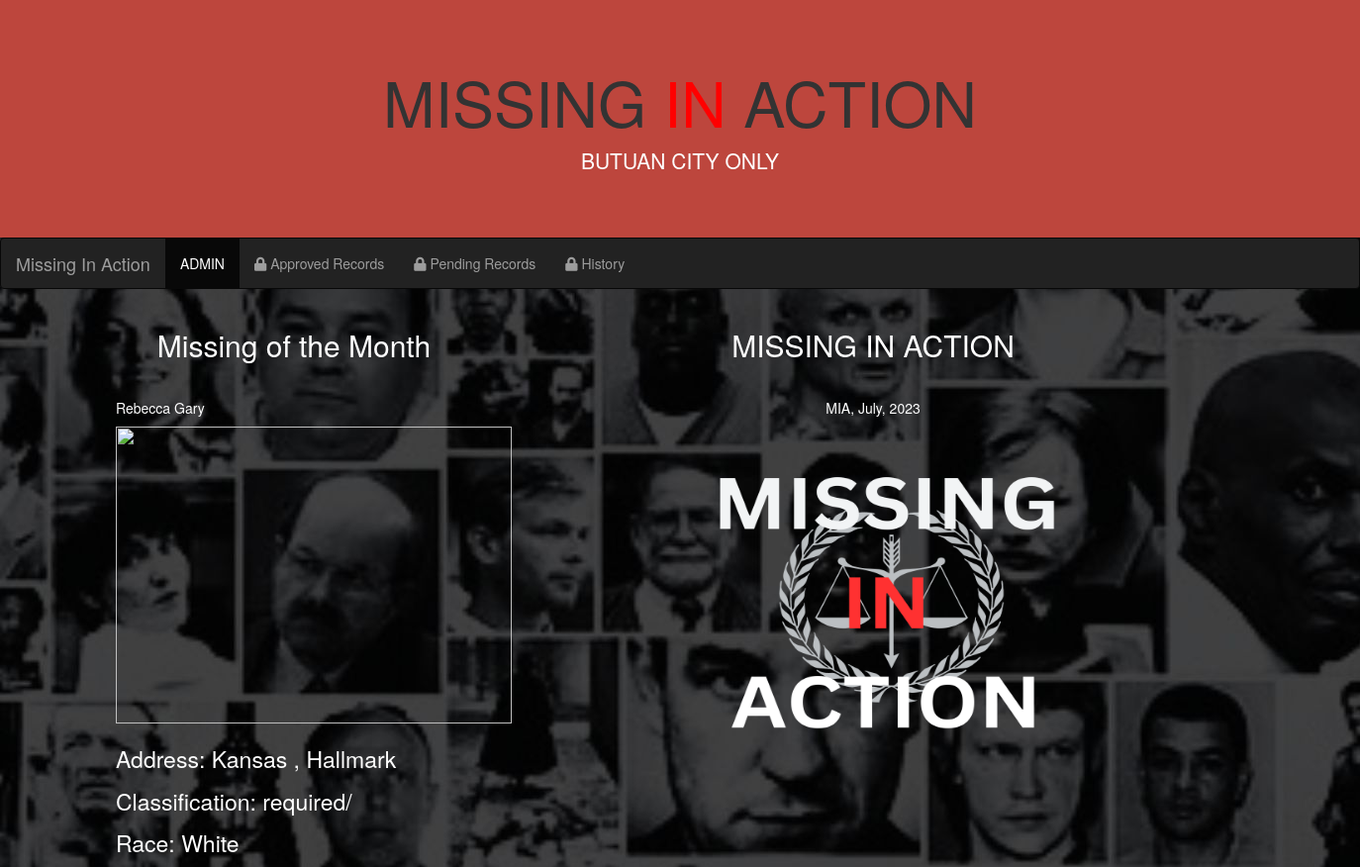
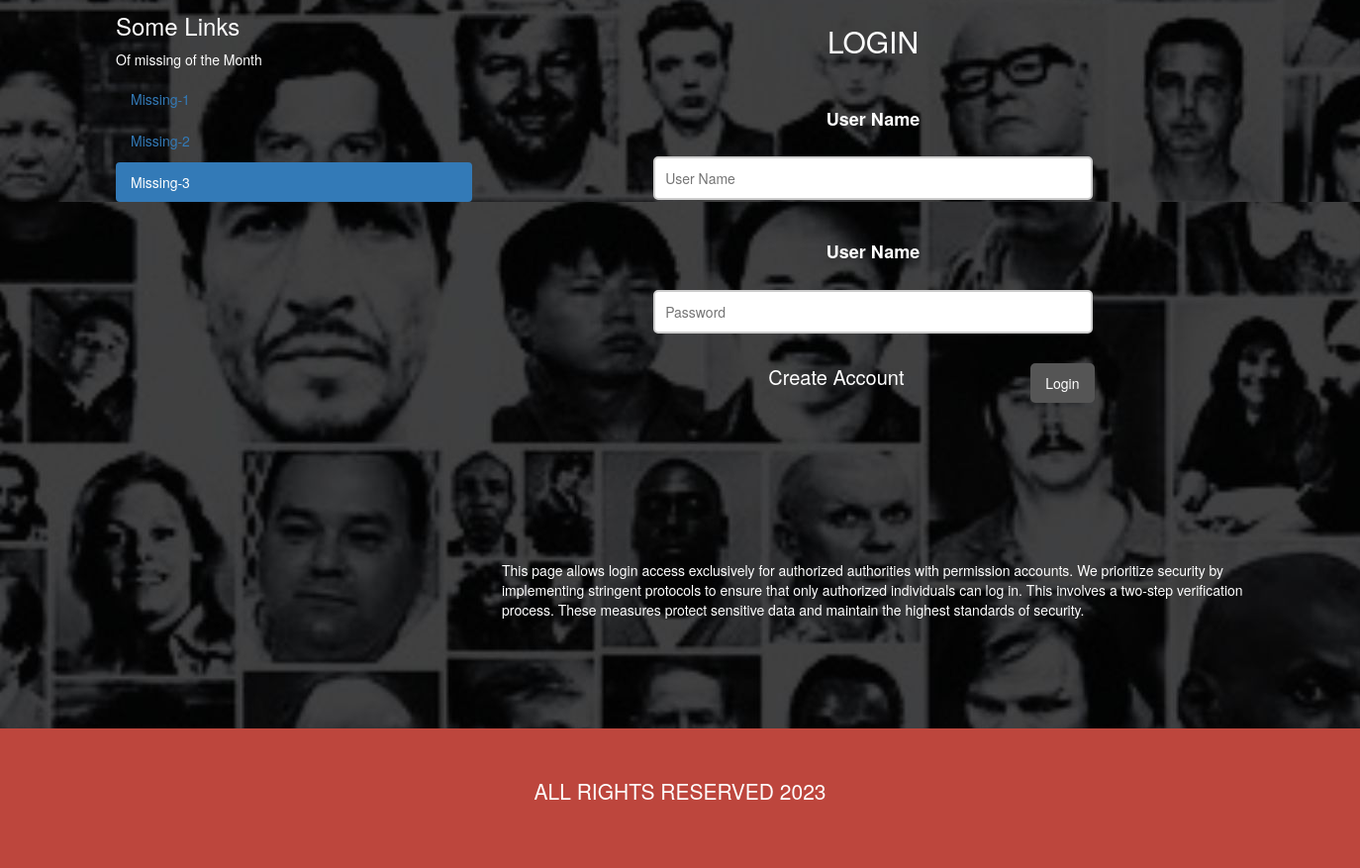
The app's page /login3.php with its own data (2 pictures, top to bottom).
### tables this page shows
CREATE TABLE `records_app` (
  `id` int(11) NOT NULL,
  `images` text NOT NULL,
  `name` varchar(100) NOT NULL,
  `middle_name` varchar(100) NOT NULL,
  `last_name` varchar(100) NOT NULL,
  `suffix` varchar(40) NOT NULL,
  `sex` varchar(10) NOT NULL,
  `missing_since` date NOT NULL,
  `city` varchar(50) NOT NULL,
  `street` varchar(50) NOT NULL,
  `classification` varchar(40) NOT NULL,
  `birthday` date NOT NULL,
  `age` int(11) NOT NULL,
  `height_weight` varchar(100) NOT NULL,
  `race` varchar(50) NOT NULL,
  `text_1` text NOT NULL,
  `text_2` text NOT NULL,
  `text_3` text NOT NULL,
  `text_4` text NOT NULL,
  `text_5` text NOT NULL,
  `text_6` text NOT NULL,
  `text_7` text NOT NULL,
  `gmail` varchar(50) NOT NULL
);

### login3.php (the view, shortened to what this page needs)
<?php
include 'config.php';
$query = "SELECT name, last_name,street,city,classification,race FROM records_app WHERE id = 48";
$query_run = mysqli_query($con, $query);
$data = mysqli_fetch_array($query_run);
$name = $data['name'];
$lastName = $data['last_name'];
$street = $data['street'];
$city = $data['city'];
$classification = $data['classification'];
$race = $data['race'];
$query = "SELECT images FROM records_app WHERE id = 48";
$query_run = mysqli_query($con, $query);
$data = mysqli_fetch_array($query_run);
$res = $data['images'];
$res = explode(" ", $res);
$imageUrl = "upload/" . $res[0];
?>
<!DOCTYPE html>
<html lang="en">
<head>
  <link rel="stylesheet" href="https://maxcdn.bootstrapcdn.com/bootstrap/3.4.1/css/bootstrap.min.css">
  <link rel="stylesheet" href="https://cdnjs.cloudflare.com/ajax/libs/font-awesome/5.15.3/css/all.min.css" />
</head>
<body>
<div class="jumbotron text-center" style="margin-bottom:0">
<h1>MISSING<span style="color:red;"> IN</span> ACTION</h1>
  <p>BUTUAN CITY ONLY</p>
</div>
<nav class="navbar navbar-inverse">
  <div class="container-fluid">
    <div class="navbar-header">
      <a class="navbar-brand" href="login.php">Missing In Action</a>
    </div>
    <div class="collapse navbar-collapse" id="myNavbar">
      <ul class="nav navbar-nav">
        <li class="active"><a href="#">ADMIN</a></li>
        <li><a href="#"><i class="fas fa-lock"></i> Approved Records</a></li>
        <li><a href="#"><i class="fas fa-lock"></i> Pending Records</a></li>
        <li><a href="#"><i class="fas fa-lock"></i> History </a></li>
      </ul>
    </div>
  </div>
</nav>
<div class="container">
  <div class="row">
    <div class="col-sm-4">
      <h2 style="color:white;">Missing of the Month</h2>
      <h5 style="color:white;"><?php echo $name; ?> <?php echo $lastName; ?></h5>
      <div> <img src="<?php echo $imageUrl; ?>" height="300px" width="400px"></div><br>
      <p style="font-size: 23px;">Address: <?php echo $city; ?> , <?php echo $street; ?></p>
      <p style="font-size: 23px;">Classification: <?php echo $classification; ?></p>
      <p style="font-size: 23px;">Race: <?php echo $race; ?></p>
      <h3 style="color:white;">Some Links</h3>
      <p>Of missing of the Month</p>
      <ul class="nav nav-pills nav-stacked">
        <li><a href="login.php">Missing-1</a></li>
        <li><a href="login2.php">Missing-2</a></li>
        <li class="active"><a href="login3.php">Missing-3</a></li>
      </ul>
    </div>
    <div class="col-sm-8">
      <center>
      <h2 style="color:white;">MISSING IN ACTION</h2>
      <h5 style="color:white;">MIA, July, 2023</h5></center>
      <div> <img id="logo" src="mialogo.png" height="400px" width="800px">
    </div>
      <br>
<center>
      <form action="verify.php" method="post">
        <h2 style="color:white;">LOGIN</h2>
        <label style="color:white;">User Name</label>
        <input type="text" name="uname" placeholder="User Name"><br>
        <label style="color:white;">User Name</label>
        <input type="password" name="password" placeholder="Password"><br>
        <button type="submit">Login</button>
        <a  style="color:white;font-size: 20px;" href="c_acc.php">Create Account</a>
     </form>
</center>
<p><br><br><br><br><br><br>This page allows login access exclusively for authorized authorities with permission accounts.
We prioritize security by implementing stringent protocols to ensure that only authorized individuals can log in.
This involves a two-step verification process. These measures protect sensitive data and maintain the highest standards of security.
<br><br><br><br><br><br></p>
    </div>
  </div>
</div>
<div class="jumbotron text-center" style="margin-bottom:0">
  <p>ALL RIGHTS RESERVED 2023</p>
</div>
</body>
</html>

### login3.php (style rules this page uses)
body { background: url(BG.jpg); overflow: auto; }
.jumbotron { background-color: hsl(4, 51%, 49%); }
#logo { margin-left: 144px; }
p { color:white; }
form { width: 527px; height: 471px; padding: 30px; }
h2 { text-align: center; margin-bottom: 40px; }
input { display: block; border: 2px solid #ccc; width: 95%; padding: 10px; margin: 10px auto; border-radius: 5px; }
label { color: #888; font-size: 18px; padding: 10px; }
button { float: right; background: #555; padding: 10px 15px; color: #fff; border-radius: 5px; margin-right: 10px; border: none; }
h1 { text-align: center; color: #fff; }

### records on screen
records_app: name "Rebecca", last_name "Gary", city "Kansas", street "Hallmark", classification "required/", race "White"
